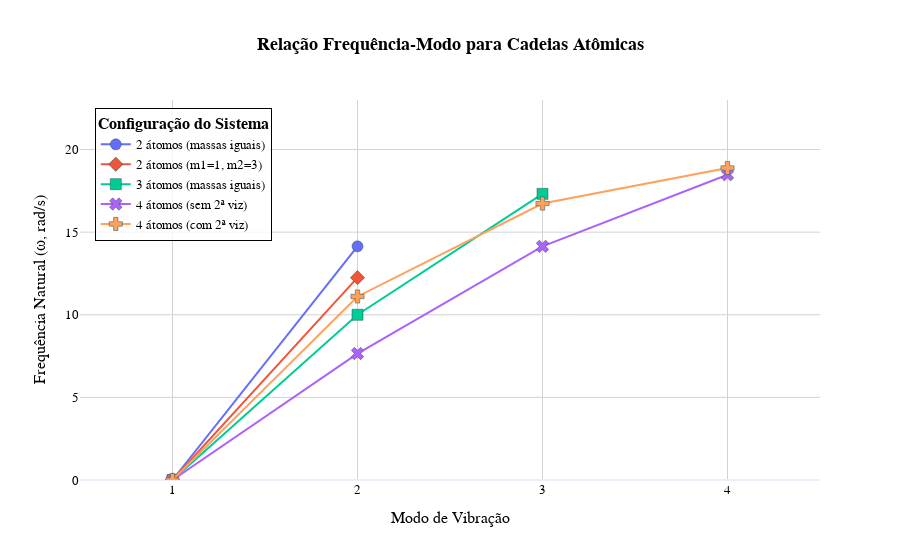

Source (notebook cell):
### Code cell
# ================================================================
# Função para cálculo das frequências (sem alterações)
# ================================================================
def calcular_frequencias(N, massas, k, k2=0):
    """Calcula frequências naturais para uma cadeia de N átomos"""
    M = np.diag(massas)
    if N == 2:
        K = k * np.array([[1, -1], 
                          [-1, 1]])
    elif N == 3:
        K = k * np.array([[1, -1, 0], 
                          [-1, 2, -1], 
                          [0, -1, 1]])
    elif N == 4:
        K = np.array([
            [k + k2, -k,     -k2,      0],
            [-k,     2*k + k2, -k,     -k2],
            [-k2,    -k,     2*k + k2, -k],
            [0,      -k2,    -k,     k + k2]
        ])
    autovalores, _ = eig(K, M)
    frequencias = np.sqrt(np.abs(autovalores))
    return np.sort(frequencias)

# ================================================================
# Preparação dos Dados para Plotagem com Plotly
# ================================================================
# Parâmetros físicos
k2 = 40.0

# Configurações a serem simuladas
configuracoes = [
    {'N': 2, 'massas': [m1, m1], 'label': '2 átomos (massas iguais)'},
    {'N': 2, 'massas': [m1, m2], 'label': '2 átomos (m1=1, m2=3)'},
    {'N': 3, 'massas': [m1, m1, m1], 'label': '3 átomos (massas iguais)'},
    {'N': 4, 'massas': [m1, m1, m1, m1], 'k2': 0, 'label': '4 átomos (sem 2ª viz)'},
    {'N': 4, 'massas': [m1, m1, m1, m1], 'k2': k2, 'label': '4 átomos (com 2ª viz)'}
]

# Estruturar dados para um DataFrame Pandas
plot_data = []
for config in configuracoes:
    N = config['N']
    massas = config['massas']
    k2_val = config.get('k2', 0)
    
    freq = calcular_frequencias(N, massas, k, k2_val)
    modos = np.arange(1, N + 1)
    
    for i in range(N):
        plot_data.append({
            'Modo': modos[i],
            'Frequência (ω)': freq[i],
            'Sistema': config['label']
        })

df = pd.DataFrame(plot_data)

# ================================================================
# Criação do Gráfico Interativo com Plotly
# ================================================================
fig = px.line(
    df,
    x='Modo',
    y='Frequência (ω)',
    color='Sistema',
    symbol='Sistema',
    markers=True,
    title='<b>Relação Frequência-Modo para Cadeias Atômicas</b>',
    labels={'Frequência (ω)': 'Frequência Natural (ω, rad/s)', 'Modo': 'Modo de Vibração'},
    template='plotly_white'
)

fig.update_traces(
    marker=dict(size=11, line=dict(width=0.5, color='DarkSlateGrey')),
    line=dict(width=2)
)

fig.update_layout(
    title_x=0.5, # Centralizar o título
    font=dict(family="Arial, sans-serif", size=13, color="black"),
    xaxis=dict(
        tickmode='array',
        tickvals=np.arange(1, 5),
        range=[0.5, 4.5],
        gridcolor='LightGray'
    ),
    yaxis=dict(
        range=[0, 23],
        gridcolor='LightGray'
    ),
    legend_title_text='<b>Configuração do Sistema</b>',
    legend=dict(
        x=0.02,
        y=0.98,
        bgcolor='rgba(255, 255, 255, 0.8)',
        bordercolor='black',
        borderwidth=1
    )
)



fig.show()

### Figure 1 — Plotly figure (JSON) as saved in the notebook; plotly's stock layout.template omitted (floating-point values rounded to 4 significant figures)
{"data": [{"hovertemplate": "Sistema=2 átomos (massas iguais)<br>Modo de Vibração=%{x}<br>Frequência Natural (ω, rad/s)=%{y}<extra></extra>", "legendgroup": "2 átomos (massas iguais)", "line": {"color": "#636efa", "dash": "solid", "width": 2}, "marker": {"line": {"color": "DarkSlateGrey", "width": 0.5}, "size": 11, "symbol": "circle"}, "mode": "lines+markers", "name": "2 átomos (massas iguais)", "orientation": "v", "showlegend": true, "type": "scatter", "x": [1, 2], "xaxis": "x", "y": [0.0, 14.14], "yaxis": "y"}, {"hovertemplate": "Sistema=2 átomos (m1=1, m2=3)<br>Modo de Vibração=%{x}<br>Frequência Natural (ω, rad/s)=%{y}<extra></extra>", "legendgroup": "2 átomos (m1=1, m2=3)", "line": {"color": "#EF553B", "dash": "solid", "width": 2}, "marker": {"line": {"color": "DarkSlateGrey", "width": 0.5}, "size": 11, "symbol": "diamond"}, "mode": "lines+markers", "name": "2 átomos (m1=1, m2=3)", "orientation": "v", "showlegend": true, "type": "scatter", "x": [1, 2], "xaxis": "x", "y": [0.0, 12.25], "yaxis": "y"}, {"hovertemplate": "Sistema=3 átomos (massas iguais)<br>Modo de Vibração=%{x}<br>Frequência Natural (ω, rad/s)=%{y}<extra></extra>", "legendgroup": "3 átomos (massas iguais)", "line": {"color": "#00cc96", "dash": "solid", "width": 2}, "marker": {"line": {"color": "DarkSlateGrey", "width": 0.5}, "size": 11, "symbol": "square"}, "mode": "lines+markers", "name": "3 átomos (massas iguais)", "orientation": "v", "showlegend": true, "type": "scatter", "x": [1, 2, 3], "xaxis": "x", "y": [7.712e-08, 10.0, 17.32], "yaxis": "y"}, {"hovertemplate": "Sistema=4 átomos (sem 2ª viz)<br>Modo de Vibração=%{x}<br>Frequência Natural (ω, rad/s)=%{y}<extra></extra>", "legendgroup": "4 átomos (sem 2ª viz)", "line": {"color": "#ab63fa", "dash": "solid", "width": 2}, "marker": {"line": {"color": "DarkSlateGrey", "width": 0.5}, "size": 11, "symbol": "x"}, "mode": "lines+markers", "name": "4 átomos (sem 2ª viz)", "orientation": "v", "showlegend": true, "type": "scatter", "x": [1, 2, 3, 4], "xaxis": "x", "y": [2.596e-08, 7.654, 14.14, 18.48], "yaxis": "y"}, {"hovertemplate": "Sistema=4 átomos (com 2ª viz)<br>Modo de Vibração=%{x}<br>Frequência Natural (ω, rad/s)=%{y}<extra></extra>", "legendgroup": "4 átomos (com 2ª viz)", "line": {"color": "#FFA15A", "dash": "solid", "width": 2}, "marker": {"line": {"color": "DarkSlateGrey", "width": 0.5}, "size": 11, "symbol": "cross"}, "mode": "lines+markers", "name": "4 átomos (com 2ª viz)", "orientation": "v", "showlegend": true, "type": "scatter", "x": [1, 2, 3, 4], "xaxis": "x", "y": [7.377e-08, 11.11, 16.73, 18.88], "yaxis": "y"}], "layout": {"font": {"color": "black", "family": "Arial, sans-serif", "size": 13}, "legend": {"bgcolor": "rgba(255, 255, 255, 0.8)", "bordercolor": "black", "borderwidth": 1, "title": {"text": "<b>Configuração do Sistema</b>"}, "tracegroupgap": 0, "x": 0.02, "y": 0.98}, "title": {"text": "<b>Relação Frequência-Modo para Cadeias Atômicas</b>", "x": 0.5}, "xaxis": {"anchor": "y", "domain": [0, 1], "gridcolor": "LightGray", "range": [0.5, 4.5], "tickmode": "array", "tickvals": [1, 2, 3, 4], "title": {"text": "Modo de Vibração"}}, "yaxis": {"anchor": "x", "domain": [0, 1], "gridcolor": "LightGray", "range": [0, 23], "title": {"text": "Frequência Natural (ω, rad/s)"}}}}
